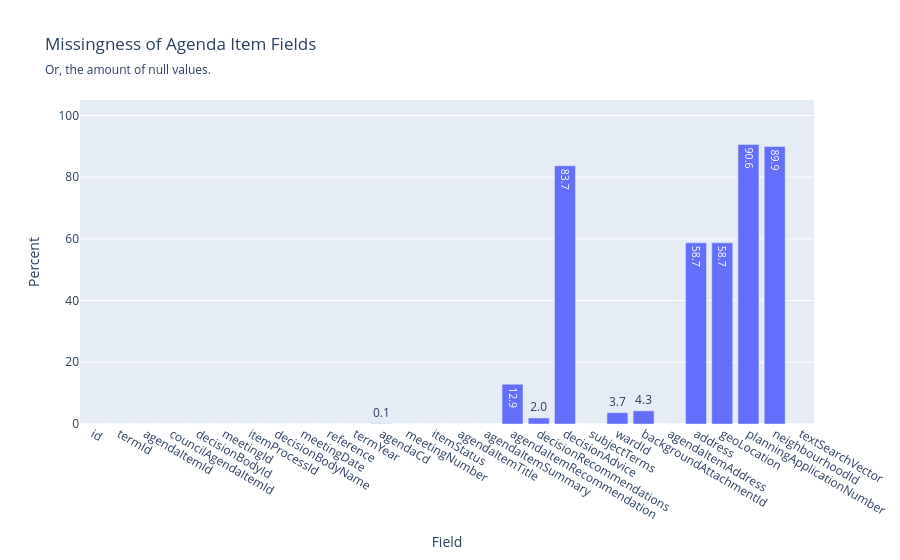

The notebook cell this image was saved under:
### Code cell
fig

### Figure 1 — Plotly figure (JSON) as saved in the notebook; plotly's stock layout.template omitted (floating-point values rounded to 4 significant figures)
{"data": [{"text": ["0.0", "0.0", "0.0", "0.0", "0.0", "0.0", "0.0", "0.0", "0.0", "0.0", "0.0", "0.1", "0.0", "0.0", "0.0", "0.0", "12.9", "2.0", "83.7", "0.0", "3.7", "4.3", "0.0", "58.7", "58.7", "90.6", "89.9", "0.0"], "type": "bar", "x": ["id", "termId", "agendaItemId", "councilAgendaItemId", "decisionBodyId", "meetingId", "itemProcessId", "decisionBodyName", "meetingDate", "reference", "termYear", "agendaCd", "meetingNumber", "itemStatus", "agendaItemTitle", "agendaItemSummary", "agendaItemRecommendation", "decisionRecommendations", "decisionAdvice", "subjectTerms", "wardId", "backgroundAttachmentId", "agendaItemAddress", "address", "geoLocation", "planningApplicationNumber", "neighbourhoodId", "textSearchVector"], "y": [0, 0, 0, 0, 0, 0, 0, 0, 0, 0, 0, 0.09604, 0, 0, 0, 0, 12.89, 1.969, 83.69, 0, 3.669, 4.264, 0, 58.72, 58.72, 90.56, 89.92, 0]}], "layout": {"title": {"subtitle": {"text": "Or, the amount of null values."}, "text": "Missingness of Agenda Item Fields"}, "xaxis": {"title": {"text": "Field"}}, "yaxis": {"range": [0, 105], "title": {"text": "Percent"}}}}
